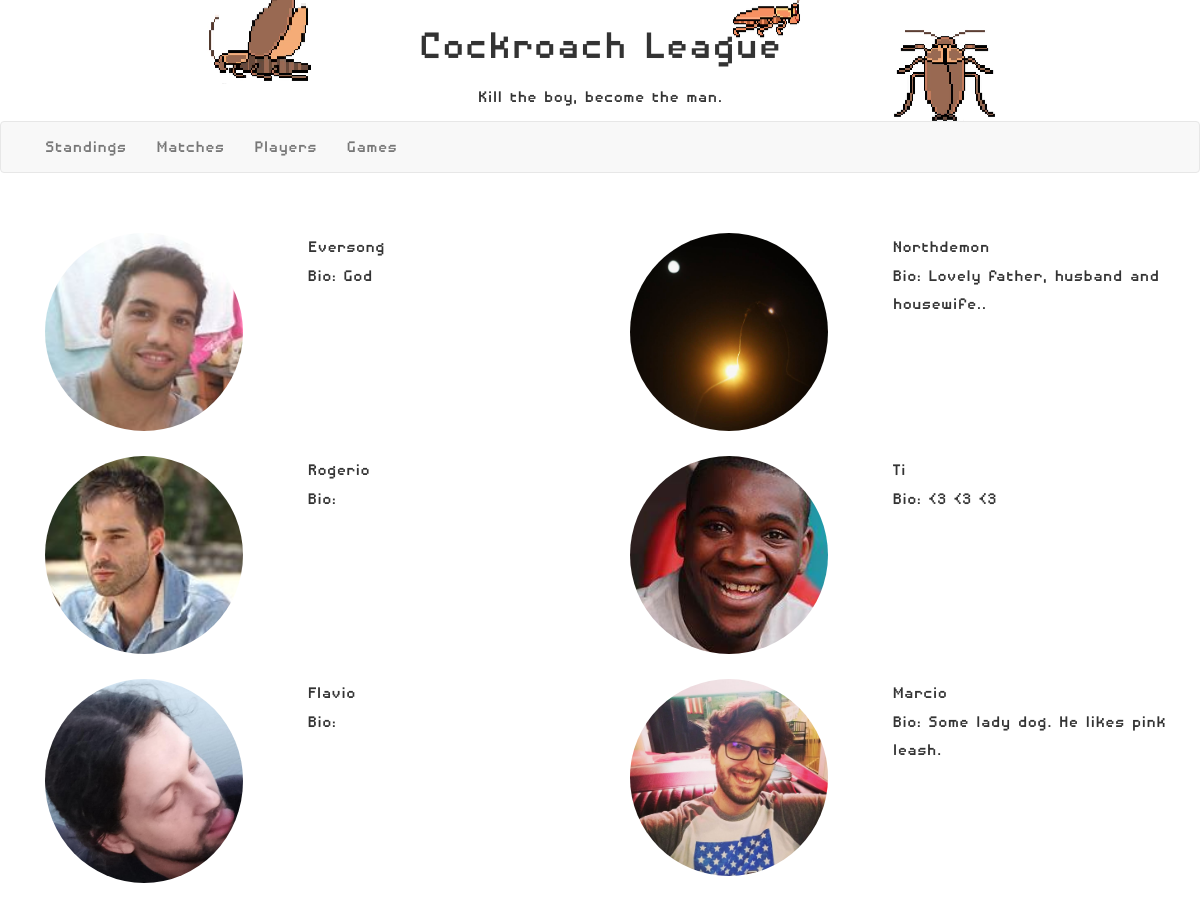
/rankings/players, run on the app's committed database.
### rankings/models.py (models this page shows, shortened)
class Player(models.Model):
    player_nickname = models.CharField(max_length=15, primary_key=True, null=False)
    player_first_name = models.CharField(max_length=15, null=False)
    player_last_name = models.CharField(max_length=15, null=False)
    player_photo = models.ImageField()
    player_bio = models.TextField(null=True, blank=True)

### rankings/views.py (the view)
# urls.py: path('players', views.players, name='players'),
def players(request):
    players = Player.objects.filter()
    players_rows = split_list_columns(players, 2)
    context = {
        'players': players_rows,
    }
    return render(request, 'players.html', context=context)

### rankings/views.py (called while the page is built)
def split_list_columns(l, num_column):
    l_rows = []
    row = []
    elem_count = 0
    for e in l:
        if elem_count < num_column:
            row.append(e)
            elem_count += 1
        else:
            l_rows.append(row)
            row = [e]
            elem_count = 1
    if elem_count != 1:
        l_rows.append(row)
    return l_rows

### templates/players.html
{% extends "base_generic.html" %}
{% block content %}
    <div class="container" style="margin-top: 5%">
    {% for players_row in players %}
        <div class="row" style="margin-bottom: 25px">
        {% for player in players_row %}
            <div class="col-md-6">
                <div class="col-md-6">
                    <img class="img img-circle" src="{{ MEDIA_URL }}{{ player.player_photo.url }}">
                </div>
                <div class="col-md-6">
                    <div class="row">
                        {{ player.player_nickname }}
                    </div>
                    <div class="row">
                        Bio: {{ player.player_bio }}
                    </div>
                </div>
            </div>
        {% endfor %}
        </div>
    {% endfor %}
    </div>
{% endblock %}

### rankings/static/css/styles.css (style rules this page uses)
.body { font-family: "Disposable Droid"; font-size: 20px; }
.img-circle { border-radius: 60%; width: 80%; }

### data on the page
Player: player_photo (picture), player_nickname "Eversong", player_bio "God"
Player: player_photo (picture), player_nickname "Northdemon", player_bio "Lovely father, husband and housewife.."
Player: player_photo (picture), player_nickname "Rogerio"
Player: player_photo (picture), player_nickname "Ti", player_bio "<3 <3 <3"
Player: player_photo (picture), player_nickname "Flavio"
Player: player_photo (picture), player_nickname "Marcio", player_bio "Some lady dog. He likes pink leash."
